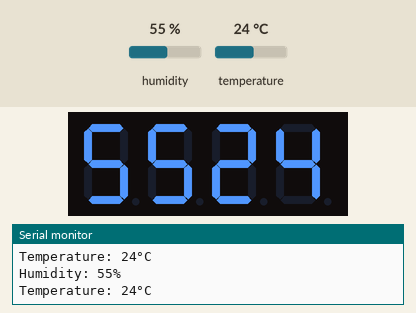
This sketch was run on a simulated ESP32. On the bench: 4-digit seven-segment display, the last lines printed to the serial monitor. The test bench sets the inputs (shaded band); at power-on: humidity 55 %, temperature 24 °C.

Above: at 2.9 s.
3.0 s: humidity set to 22 %
At 5.4 s:
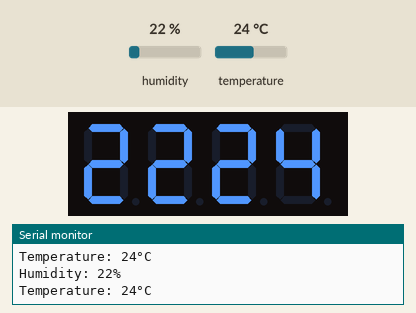
5.8 s: temperature set to 12 °C
At 7.7 s:
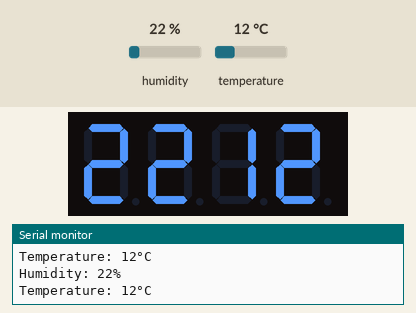
8.6 s: humidity set to 40 %
At 11.2 s:
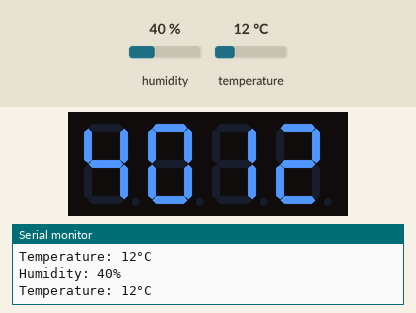
12.1 s: temperature set to 19 °C
At 13.5 s:
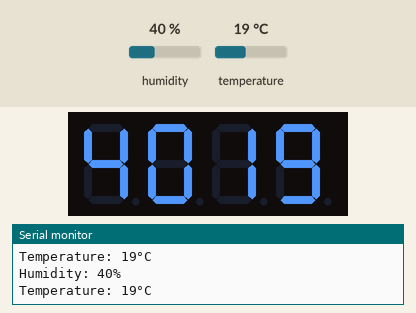
Timing chart, 0 to 15.1 s (numbered marks = the images above; inputs shaded):
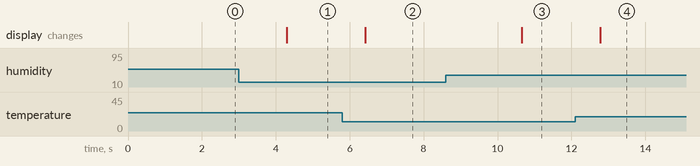

The sketch:

slave_esp.ino
```cpp
#include <Wire.h>
#include "DHT.h"
#include "TM1637.h"

const uint8_t MY_ADDR1 = 4;
const uint8_t dhtType = DHT11;
const uint8_t dhtPin = 13;

const uint8_t SDA1 = 21;
const uint8_t SCL1 = 22;

const uint8_t SDA2 = 32;
const uint8_t SCL2 = 33;

TwoWire I2C_1 = TwoWire(0);
byte dataToSend1 = 0;
byte dataToSend2 = 0;

DHT dht(dhtPin, dhtType);

TM1637 tm1637(SCL2,SDA2);

float h = 0;
float t = 0;

void setup() {
  // put your setup code here, to run once:
  Serial.begin(115200);

  I2C_1.begin(MY_ADDR1,SDA1,SCL1);
  I2C_1.onRequest(requestEvent);

  dht.begin();

  tm1637.init();
  tm1637.set(BRIGHT_TYPICAL);
}

void loop() {
  // put your main code here, to run repeatedly:
  int numdisplay = 0;

  h = dht.readHumidity();
  t = dht.readTemperature();

  if (isnan(h) || isnan(t)) {
    Serial.println("error!!");
    return;
  }
  Serial.printf("Humidity: %d%%\n",(int)h);
  Serial.printf("Temperature: %d°C\n",(int)t);

  numdisplay = (int)h*100 + (int)t;

  tm1637.display(0,numdisplay / 1000 % 10);
  tm1637.display(1,numdisplay / 100 % 10);
  tm1637.display(2,numdisplay / 10 % 10);
  tm1637.display(3,numdisplay % 10);

  delay(500);
}

void requestEvent()
{
  Serial.printf("requestEvent\n");

  dataToSend1 = int(h);
  dataToSend2 = int(t);

  I2C_1.write(dataToSend1);
  I2C_1.write(dataToSend2);

}
```

Measured:
- after the input at 3.0 s, the display: changes after 1.3 s (image 1)
- after the input at 5.8 s, the display: changes after 0.62 s (image 2)
- after the input at 8.6 s, the display: changes after 2.1 s (image 3)
- after the input at 12.1 s, the display: changes after 0.68 s (image 4)
